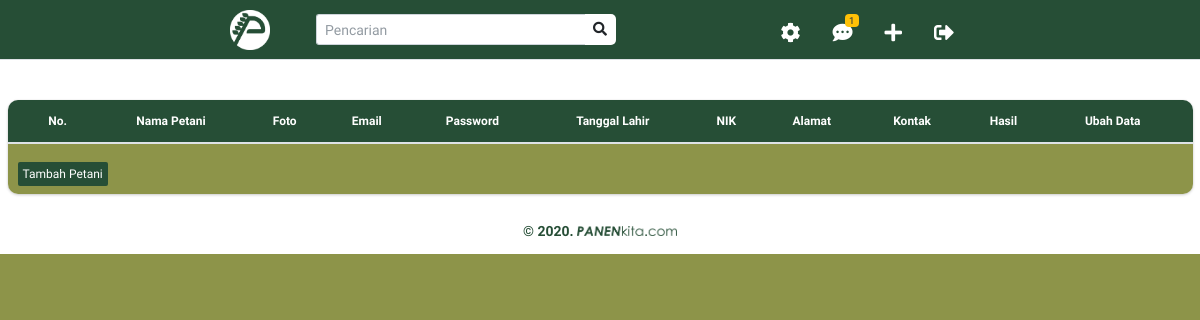
The app's page /index.php/admin/kelolapetani, older data.
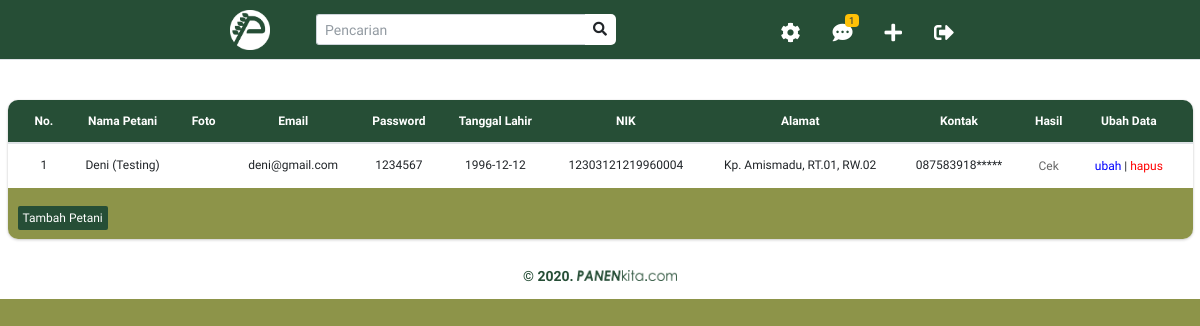
The same page, newer data.
### tables this page shows
CREATE TABLE `petani`  (
  `id_petani` smallint(6) NOT NULL AUTO_INCREMENT,
  `nama_depan_petani` varchar(100) NULL DEFAULT NULL,
  `nama_belakang_petani` varchar(100) NULL DEFAULT NULL,
  `nik_petani` char(20) NULL DEFAULT NULL,
  `email_petani` varchar(50) NULL DEFAULT NULL,
  `password_petani` char(15) NULL DEFAULT NULL,
  `tanggal_lahir_petani` date NULL DEFAULT NULL,
  `alamat_petani` varchar(500) NULL DEFAULT NULL,
  `kontak_petani` char(15) NULL DEFAULT NULL,
  `foto_petani` mediumblob NULL,
  `id_user` int(12) NULL DEFAULT NULL,
  PRIMARY KEY (`id_petani`) USING BTREE
);

### application/controllers/admin.php (called while the page is built, shortened)
<?php
class Admin extends CI_Controller
{
    function __construct()
    {
        $this->load->model(array('M_kategori', 'M_petani', 'M_produk', 'M_admin'));
    }
    public function kelolapetani()
    {
        $data['listpetani'] = $this->M_admin->getAllpetani();
        $this->load->view('admin/kelola_petani',$data);
    }
}

### index.php (called while the page is built, shortened)
<?php
require_once BASEPATH.'core/CodeIgniter.php';

### application/models/M_admin.php (called while the page is built, shortened)
<?php
class M_admin extends CI_Model
{
	public function getAllpetani()
	{
		$this->db->select('*');
		$this->db->from('petani');
		$query = $this->db->get();
		return $query->result();
	}
}

### application/views/admin/kelola_petani.php (the view)
<?php $this->load->view('layout/header'); ?>
<?php $this->load->view('layout/navbar'); ?>
<div class="container-fluid">
    <div class="row" style="background-color:white;padding-top: 100px;">
        <div class="col-12">
            <div class="card" style="border-radius: 10px;">
                <div class="card-body table-responsive p-0" style="text-align:center; border-radius: 10px 10px 0px 0px;font-size:12px;">
                    <table class="table">
                        <thead>
                            <tr>
                                <th style="background: #264E36; color:#ffffff;">No.</th>
                                <th style="background: #264E36; color:#ffffff;">Nama Petani</th>
                                <th style="background: #264E36; color:#ffffff;">Foto</th>
                                <th style="background: #264E36; color:#ffffff;">Email</th>
                                <th style="background: #264E36; color:#ffffff;">Password</th>
                                <th style="background: #264E36; color:#ffffff;">Tanggal Lahir</th>
                                <th style="background: #264E36; color:#ffffff;">NIK</th>
                                <th style="background: #264E36; color:#ffffff;">Alamat</th>
                                <th style="background: #264E36; color:#ffffff;">Kontak </th>
                                <th style="background: #264E36; color:#ffffff;">Hasil</th>
                                <th style="background: #264E36; color:#ffffff;">Ubah Data</th>
                            </tr>
                        </thead>
                        <tbody>
                            <?php foreach ($listpetani as $key ): ?>
                                <tr>
                                    <td><?= $key->id_petani; ?></td>
                                    <td><?= $key->nama_depan_petani." ".$key->nama_belakang_petani; ?></td>
                                    <td><?= $key->foto_petani; ?></td>
                                    <td><?= $key->email_petani; ?></td>
                                    <td><?= $key->password_petani; ?></td>
                                    <td><?= $key->tanggal_lahir_petani; ?></td>
                                    <td><?= $key->nik_petani; ?></td>
                                    <td><?= $key->alamat_petani; ?></td>
                                    <td><?= $key->kontak_petani; ?></td>
                                    <td>
                                        <a href="<?php echo site_url('Petani/statPenghasilan/') ?>"> Cek</a>
                                    </td>
                                    <td>
                                        <a style="color: blue;" href="#"> ubah</a> |
                                        <a style="color: red;" href="#"> hapus</a>
                                    </td>
                                </tr>
                            <?php endforeach ?>
                        </tbody>
                    </table>
                </div>
                <div style="color: #ffffff; border-radius: 0px 0px 10px 10px; background-color: #8d9449; padding: 20px 10px 10px 10px; font-size:12px;">
                    <a style=" border-radius: 2px 2px 2px 2px; font-size:12px; padding: 5px 5px 5px 5px; background-color: #264E36; color: #ffffff;" href="<?= site_url('Admin/tambahpetani'); ?>">Tambah Petani</a>
                </div>
            </div>
            <center style="font-size:14px;padding:10px;">
                <p style="color:#264E36;"><b>&copy; 2020.</b> <img src=" <?= base_url('assets/img/logo/text_eden_logo.png'); ?>" alt="" class="img-fluid" width="100px" style="margin-top:-3px;"></p>
            </center>
        </div>
    </div>
</div>
<?php $this->load->view('layout/footer'); ?>

### application/views/layout/header.php (shortened to what this page needs)
<!DOCTYPE html>
<html lang="en">
<head>
    <link rel="stylesheet" href="<?= base_url('assets/plugins/fontawesome-free/css/all.min.css'); ?>">
    <link rel="stylesheet" href="https://code.ionicframework.com/ionicons/2.0.1/css/ionicons.min.css">
    <link rel="stylesheet" href="<?= base_url('assets/plugins/icheck-bootstrap/icheck-bootstrap.min.css'); ?>">
    <link rel="stylesheet" href="<?= base_url('assets/dist/css/adminlte.min.css'); ?>">
    <link rel="stylesheet" href="<?= base_url('assets/plugins/tempusdominus-bootstrap-4/css/tempusdominus-bootstrap-4.min.css'); ?>">
    <link rel="stylesheet" href="<?= base_url('assets/plugins/daterangepicker/daterangepicker.css') ?>">
    <link rel="stylesheet" type="text/css" href="<?= base_url('assets/template/css/util.css'); ?>">
    <link rel="stylesheet" type="text/css" href="<?= base_url('assets/template/css/main.css'); ?>">
    <link rel="stylesheet" type="text/css" href="<?= base_url('assets/css/mod.css'); ?>">
    <link rel="stylesheet" type="text/css" href="<?= base_url('assets/css/buttons.css'); ?>">
</head>
<body class="hold-transition layout-top-nav layout-navbar-fixed" style="background-color:#8D9449;">

### application/views/layout/navbar.php (shortened to what this page needs)
<nav class="main-header navbar navbar-expand-md" style="width:100%;position:fixed;background-color:#264E36;margin:0px;padding:0px;height:60px;">
    <div class="container">
        <a href="#">
            <img src="<?= base_url('assets/img/logo/emblem_white_logo.png'); ?>" alt="Panenkita Logo" width="40px">
        </a>
        <div class="collapse navbar-collapse order-3" style="padding-left:30px;">
            <form class="form-inline ml-0 ml-md-3">
                <div class="input-group input-group-sm" style="background-color: white; border-radius:5px; width:300px">
                    <input class="form-control form-control-navbar" type="search" placeholder="Pencarian" aria-label="Search">
                    <div class="input-group-append">
                        <button class="btn btn-navbar" type="submit">
                            <i class="fas fa-search"></i>
                        </button>
                    </div>
                </div>
            </form>
        </div>
        <ul class="order-3 order-md-3 navbar-nav navbar-no-expand ml-auto ul-petani">
            <li class="nav-item dropdown">
                <a class="nav-link" data-toggle="dropdown" href="#">
                    <i class="fas fa-cog"></i>
                </a>
            </li>
            <li class="nav-item dropdown">
                <a class="nav-link" data-toggle="dropdown" href="#">
                    <i class="fas fa-comment-dots"></i>
                    <span class="badge badge-warning navbar-badge">1</span>
                </a>
            </li>
            <li class="nav-item dropdown">
                <a class="nav-link" data-toggle="dropdown" href="#">
                    <i class="fas fa-plus"></i>
                </a>
            </li>
            <li class="nav-item">
                <a class="nav-link" href="<?= site_url('Login/logout'); ?>">
                    <i class="fas fa-sign-out-alt"></i>
                </a>
            </li>
        </ul>
    </div>
</nav>

### application/views/layout/footer.php (shortened to what this page needs)
</body>
</html>

### assets/template/css/main.css (style rules this page uses)
* { margin: 0px; padding: 0px; box-sizing: border-box; }
body, html { height: 100%; font-family: Century Gothic, CenturyGothic, AppleGothic, sans-serif, sans-serif; }
a { font-family: Century Gothic, CenturyGothic, AppleGothic, sans-serif; font-size: 12px; line-height: 1.7; color: #666666; margin: 0px; transition: all 0.4s; -webkit-transition: all 0.4s; -o-transition: all 0.4s; -moz-transition: all 0.4s; }
p { font-family: Century Gothic, CenturyGothic, AppleGothic, sans-serif; font-size: 14px; line-height: 1.7; color: #666666; margin: 0px; }
ul, li { margin: 0px; list-style-type: none; }
input { outline: none; border: none; }
button { outline: none !important; border: none; background: transparent; }

### assets/css/mod.css (style rules this page uses)
nav .container { padding: 0px 200px; }
.main-header .nav-link { height: 60px; position: relative; }
ul li .nav-link { line-height: 50px; font-size: 20px; color: white; }
.badge { margin: 5px; }

### assets/css/buttons.css (style rules this page uses)
.btn { padding: 14px 24px; border: 0 none; font-weight: 700; letter-spacing: 1px; text-transform: uppercase; }

Row changes from the older to the newer data that the page shows:
added petani: id_petani "1", nama_depan_petani "Deni", nama_belakang_petani "(Testing)", email_petani "deni@gmail.com", password_petani "1234567", tanggal_lahir_petani "1996-12-12", nik_petani "12303121219960004", alamat_petani "Kp. Amismadu, RT.01, RW.02", kontak_petani "087583918*****"
